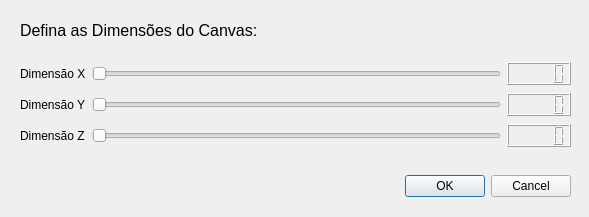
<?xml version="1.0" encoding="UTF-8"?>
<ui version="4.0">
 <class>SculptorDialog</class>
 <widget class="QDialog" name="SculptorDialog">
  <property name="geometry">
   <rect>
    <x>0</x>
    <y>0</y>
    <width>589</width>
    <height>217</height>
   </rect>
  </property>
  <property name="windowTitle">
   <string>Dialog</string>
  </property>
  <widget class="QDialogButtonBox" name="buttonBox">
   <property name="geometry">
    <rect>
     <x>230</x>
     <y>170</y>
     <width>341</width>
     <height>32</height>
    </rect>
   </property>
   <property name="orientation">
    <enum>Qt::Horizontal</enum>
   </property>
   <property name="standardButtons">
    <set>QDialogButtonBox::Cancel|QDialogButtonBox::Ok</set>
   </property>
  </widget>
  <widget class="QLabel" name="label_4">
   <property name="geometry">
    <rect>
     <x>20</x>
     <y>20</y>
     <width>441</width>
     <height>21</height>
    </rect>
   </property>
   <property name="font">
    <font>
     <pointsize>12</pointsize>
    </font>
   </property>
   <property name="text">
    <string>Defina as Dimensões do Canvas:</string>
   </property>
  </widget>
  <widget class="QWidget" name="">
   <property name="geometry">
    <rect>
     <x>20</x>
     <y>60</y>
     <width>551</width>
     <height>91</height>
    </rect>
   </property>
   <layout class="QGridLayout" name="gridLayout">
    <item row="0" column="0">
     <widget class="QLabel" name="label">
      <property name="text">
       <string>Dimensão X</string>
      </property>
     </widget>
    </item>
    <item row="0" column="1">
     <widget class="QSlider" name="SliderDimX">
      <property name="orientation">
       <enum>Qt::Horizontal</enum>
      </property>
     </widget>
    </item>
    <item row="0" column="2">
     <widget class="QLCDNumber" name="lcdNumber_3"/>
    </item>
    <item row="1" column="0">
     <widget class="QLabel" name="label_2">
      <property name="text">
       <string>Dimensão Y</string>
      </property>
     </widget>
    </item>
    <item row="1" column="1">
     <widget class="QSlider" name="SliderDimY">
      <property name="orientation">
       <enum>Qt::Horizontal</enum>
      </property>
     </widget>
    </item>
    <item row="1" column="2">
     <widget class="QLCDNumber" name="lcdNumber_2"/>
    </item>
    <item row="2" column="0">
     <widget class="QLabel" name="label_3">
      <property name="text">
       <string>Dimensão Z</string>
      </property>
     </widget>
    </item>
    <item row="2" column="1">
     <widget class="QSlider" name="SliderDimZ">
      <property name="orientation">
       <enum>Qt::Horizontal</enum>
      </property>
     </widget>
    </item>
    <item row="2" column="2">
     <widget class="QLCDNumber" name="lcdNumber"/>
    </item>
   </layout>
  </widget>
 </widget>
 <resources/>
 <connections>
  <connection>
   <sender>buttonBox</sender>
   <signal>accepted()</signal>
   <receiver>SculptorDialog</receiver>
   <slot>accept()</slot>
   <hints>
    <hint type="sourcelabel">
     <x>448</x>
     <y>184</y>
    </hint>
    <hint type="destinationlabel">
     <x>157</x>
     <y>216</y>
    </hint>
   </hints>
  </connection>
  <connection>
   <sender>buttonBox</sender>
   <signal>rejected()</signal>
   <receiver>SculptorDialog</receiver>
   <slot>reject()</slot>
   <hints>
    <hint type="sourcelabel">
     <x>516</x>
     <y>190</y>
    </hint>
    <hint type="destinationlabel">
     <x>286</x>
     <y>216</y>
    </hint>
   </hints>
  </connection>
  <connection>
   <sender>SliderDimZ</sender>
   <signal>valueChanged(int)</signal>
   <receiver>lcdNumber</receiver>
   <slot>display(int)</slot>
   <hints>
    <hint type="sourcelabel">
     <x>485</x>
     <y>135</y>
    </hint>
    <hint type="destinationlabel">
     <x>524</x>
     <y>133</y>
    </hint>
   </hints>
  </connection>
  <connection>
   <sender>SliderDimY</sender>
   <signal>valueChanged(int)</signal>
   <receiver>lcdNumber_2</receiver>
   <slot>display(int)</slot>
   <hints>
    <hint type="sourcelabel">
     <x>449</x>
     <y>102</y>
    </hint>
    <hint type="destinationlabel">
     <x>529</x>
     <y>102</y>
    </hint>
   </hints>
  </connection>
  <connection>
   <sender>SliderDimX</sender>
   <signal>valueChanged(int)</signal>
   <receiver>lcdNumber_3</receiver>
   <slot>display(int)</slot>
   <hints>
    <hint type="sourcelabel">
     <x>485</x>
     <y>72</y>
    </hint>
    <hint type="destinationlabel">
     <x>525</x>
     <y>73</y>
    </hint>
   </hints>
  </connection>
 </connections>
</ui>
